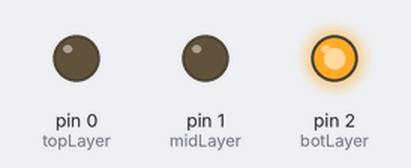
Bench run of a sketch on a simulated Arduino Uno, built with avr-gcc and run on an emulated ATmega328P. Shown: output pins drawn as LEDs (lit = HIGH). Pins used as bus, display or sensor lines are not drawn.

Above: at 0.12 s.
At 1.37 s:
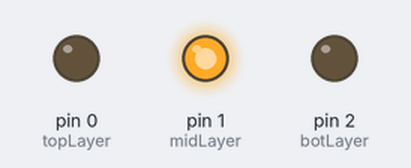
At 2.62 s:
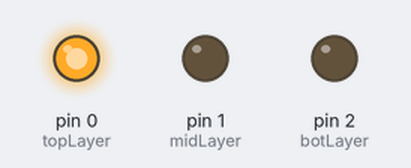
Timing chart, 0 to 3.0 s (numbered marks = the images above):
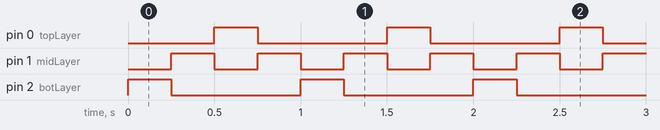

Measured:
- by itself, pin 0 (topLayer), pin 2 (botLayer): alternates HIGH for 0.25 s and LOW for 0.75 s
- by itself, pin 1 (midLayer): alternates HIGH for 0.25 s and LOW for 0.25 s
- by itself, everything shown: repeats every 1.0 s, in 4 steps

The sketch:

cube_layer_chase.ino
```cpp
/*
  Name:			cube_layer_chase.ino
  Description:	Layers of the cube chasing.
  Build:		0.1
*/

// Speed for wait times.
int wait = 250;

// Naming and declaring the pins for the LED cube.
int topLayer = 0;
int midLayer = 1;
int botLayer = 2;

int col1 = 3;
int col2 = 4;
int col3 = 5;
int col4 = 6;
int col5 = 7;
int col6 = 8;
int col7 = 9;
int col8 = 10;
int col9 = 11;

void setup() {
  // Setting up the pins.
  pinMode(topLayer, OUTPUT);
  pinMode(midLayer, OUTPUT);
  pinMode(botLayer, OUTPUT);

  pinMode(col1, OUTPUT);
  pinMode(col2, OUTPUT);
  pinMode(col3, OUTPUT);
  pinMode(col4, OUTPUT);
  pinMode(col5, OUTPUT);
  pinMode(col6, OUTPUT);
  pinMode(col7, OUTPUT);
  pinMode(col8, OUTPUT);
  pinMode(col9, OUTPUT);

 //Turns all LED columns on.
  digitalWrite(col1, HIGH);
  digitalWrite(col2, HIGH);
  digitalWrite(col3, HIGH);
  digitalWrite(col4, HIGH);
  digitalWrite(col5, HIGH);
  digitalWrite(col6, HIGH);
  digitalWrite(col7, HIGH);
  digitalWrite(col8, HIGH);
  digitalWrite(col9, HIGH);

}

void loop() {

  // Main Program for the cube.

  // Bottom layer.
  digitalWrite(botLayer, HIGH);
  delay(wait);
  digitalWrite(botLayer, LOW);

  // Middle layer.
  digitalWrite(midLayer, HIGH);
  delay(wait);
  digitalWrite(midLayer, LOW);

  // Top layer.
  digitalWrite(topLayer, HIGH);
  delay(wait);
  digitalWrite(topLayer, LOW);

  // Middle layer.
  digitalWrite(midLayer, HIGH);
  delay(wait);
  digitalWrite(midLayer, LOW);
}
```
